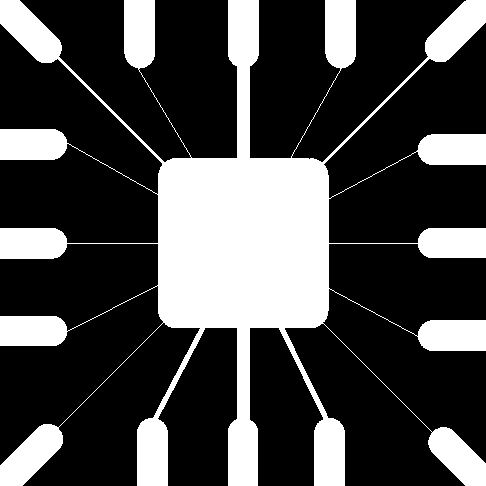
#> input picture test01.jpg, 486 x 486 px
$ python -i img_gray_process.py   (imports and definitions only)
#> lines starting #> are read from the running program, lines starting #| are printed output that depends on the picture
#> further down, picture is the input picture: shape (486, 486, 3); min 0, max 255, mean 71.7
import cv2
import numpy as np
import matplotlib.pyplot as plt

# 对数变换
def log(c, img):
    output = c * np.log(1.0 + img)
    output = np.uint8(output + 0.5)
    return output
#伽玛变换
def gamma(img, c, v):
    lut = np.zeros(256, dtype=np.float32)
    for i in range(256):
        lut[i] = c * i ** v
    output_img = cv2.LUT(img, lut) #像素灰度值的映射
    output_img = np.uint8(output_img+0.5)
    return output_img

def gary_process(img):
    '''
    :param img:
    :return:
    '''
    # 图像灰度转换
    grayImage = cv2.cvtColor(img, cv2.COLOR_BGR2GRAY)

    img = cv2.cvtColor(img, cv2.COLOR_BGR2RGB)
    #获取图像高度和宽度
    height = img.shape[0]
#> height = 486
    width = img.shape[1]
#> width = 486

    #创建一幅图像
    maxgrayimg = np.zeros((height, width, 3), np.uint8)
    avegrayimg = np.zeros((height, width, 3), np.uint8)
    weightgrayimg = np.zeros((height, width, 3), np.uint8)
    grayupimg = np.zeros((height, width), np.uint8)
    contrastenhancementimg = np.zeros((height, width), np.uint8)
    graynonlinear = np.zeros((height, width), np.uint8)

    #图像最大值灰度处理
    for i in range(height):
        for j in range(width):
            #获取图像R G B最大值
            gray = max(img[i,j][0], img[i,j][1], img[i,j][2])
            #灰度图像素赋值 gray=max(R,G,B)
            maxgrayimg[i,j] = np.uint8(gray)

    # 图像平均灰度处理方法
    for i in range(height):
        for j in range(width):
            # 灰度值为RGB三个分量的平均值
            gray = (int(img[i, j][0]) + int(img[i, j][1]) + int(img[i, j][2])) / 3
            avegrayimg[i, j] = np.uint8(gray)

    # 图像平均灰度处理方法
    for i in range(height):
        for j in range(width):
            # 灰度加权平均法
            gray = 0.30 * img[i, j][0] + 0.59 * img[i, j][1] + 0.11 * img[i, j][2]
            weightgrayimg[i, j] = np.uint8(gray)


    # 图像灰度上移变换 DB=DA+50
    for i in range(height):
        for j in range(width):

            if (int(grayImage[i, j] + 50) > 255):
                gray = 255
            else:
                gray = int(grayImage[i, j] + 50)
            grayupimg[i, j] = np.uint8(gray)
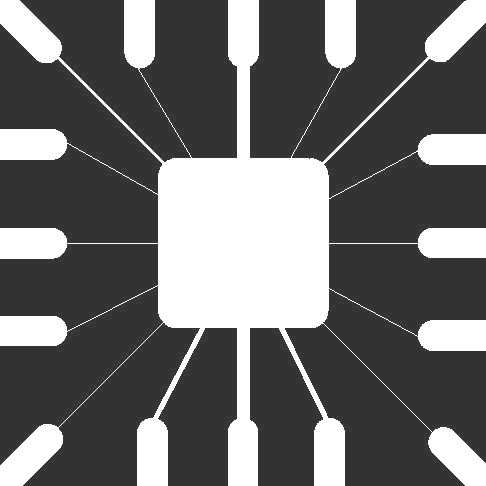
#> grayupimg: shape (486, 486); min 50, max 255, mean 107.8
    # 图像对比度增强变换 DB=DA*1.5
    for i in range(height):
        for j in range(width):

            if (int(grayImage[i, j] * 1.1) > 255):
                gray = 255
            else:
                gray = int(grayImage[i, j] * 1.1)
            contrastenhancementimg[i, j] = np.uint8(gray)

    # 图像灰度非线性变换：DB=DA×DA/255
    for i in range(height):
        for j in range(width):
            gray = int(grayImage[i, j]) * int(grayImage[i, j]) / 255
            graynonlinear[i, j] = np.uint8(gray)

    # 图像灰度对数变换
    logimg = log(42, img)
#> in log, `output = c * np.log(1.0 + img)`:
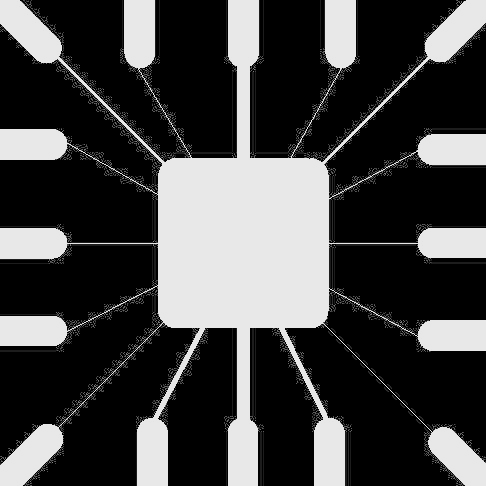
#> output: shape (486, 486, 3) float64; min 0, max 232.9, mean 68.7
    # 图像灰度伽玛变换
    gammaimg = gamma(img, 0.00000005, 4.0)
#> in gamma, `output_img = cv2.LUT(img, lut)`:
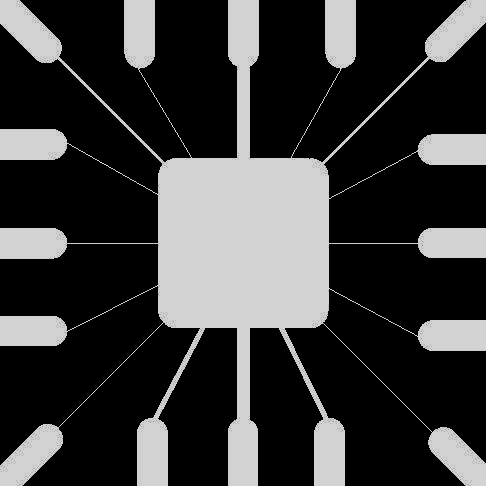
#> output_img: shape (486, 486, 3) float32; min 0, max 211.4, mean 58.9
    # 调用matplotlib显示处理结果
    titles = ['image', 'maxgrayimg', 'avegrayimg', 'weightgrayimg','grayupresult',
              'contrastenhancementimg','graynonlinear','logimg','gammaimg']
    images = [img, maxgrayimg, avegrayimg, weightgrayimg,grayupimg,
              contrastenhancementimg,graynonlinear,logimg,gammaimg]
    for i in range(9):
        plt.subplot(3, 3, i + 1), plt.imshow(images[i], 'gray')
        plt.title(titles[i])
        plt.xticks([]), plt.yticks([])
    plt.tight_layout()
    plt.savefig('save_plot/gary_process.jpg')
    plt.show()

>>> import cv2
>>> picture = cv2.imread('test01.jpg')
>>> result = gary_process(picture)
